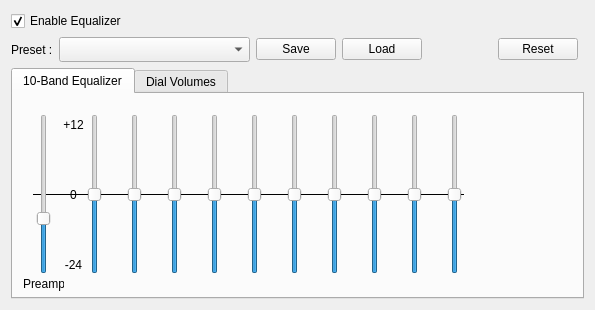
<?xml version="1.0" encoding="UTF-8"?>
<ui version="4.0">
 <class>Equalizer</class>
 <widget class="QWidget" name="Equalizer">
  <property name="geometry">
   <rect>
    <x>0</x>
    <y>0</y>
    <width>486</width>
    <height>293</height>
   </rect>
  </property>
  <property name="windowTitle">
   <string>Form</string>
  </property>
  <layout class="QGridLayout" name="gridLayout">
   <item row="1" column="1">
    <widget class="QComboBox" name="comboBox">
     <property name="minimumSize">
      <size>
       <width>191</width>
       <height>25</height>
      </size>
     </property>
    </widget>
   </item>
   <item row="0" column="0" colspan="2">
    <widget class="QCheckBox" name="enabled">
     <property name="text">
      <string>Enable Equalizer</string>
     </property>
     <property name="checked">
      <bool>true</bool>
     </property>
    </widget>
   </item>
   <item row="1" column="2">
    <widget class="QPushButton" name="pushButton">
     <property name="text">
      <string>Save</string>
     </property>
    </widget>
   </item>
   <item row="1" column="5">
    <widget class="QPushButton" name="reset">
     <property name="text">
      <string>Reset</string>
     </property>
    </widget>
   </item>
   <item row="1" column="0">
    <widget class="QLabel" name="label">
     <property name="text">
      <string>Preset :</string>
     </property>
    </widget>
   </item>
   <item row="1" column="4">
    <spacer name="horizontalSpacer">
     <property name="orientation">
      <enum>Qt::Horizontal</enum>
     </property>
     <property name="sizeType">
      <enum>QSizePolicy::Fixed</enum>
     </property>
     <property name="sizeHint" stdset="0">
      <size>
       <width>64</width>
       <height>20</height>
      </size>
     </property>
    </spacer>
   </item>
   <item row="1" column="6">
    <spacer name="horizontalSpacer_2">
     <property name="orientation">
      <enum>Qt::Horizontal</enum>
     </property>
     <property name="sizeHint" stdset="0">
      <size>
       <width>28</width>
       <height>20</height>
      </size>
     </property>
    </spacer>
   </item>
   <item row="1" column="3">
    <widget class="QPushButton" name="pushButton_2">
     <property name="text">
      <string>Load</string>
     </property>
    </widget>
   </item>
   <item row="2" column="0" colspan="7">
    <widget class="QTabWidget" name="tabWidget">
     <property name="minimumSize">
      <size>
       <width>477</width>
       <height>231</height>
      </size>
     </property>
     <property name="currentIndex">
      <number>0</number>
     </property>
     <widget class="QWidget" name="tabWidgetPage1_2">
      <attribute name="title">
       <string>10-Band Equalizer</string>
      </attribute>
      <widget class="QSlider" name="eq_0">
       <property name="geometry">
        <rect>
         <x>70</x>
         <y>20</y>
         <width>23</width>
         <height>160</height>
        </rect>
       </property>
       <property name="minimum">
        <number>-24</number>
       </property>
       <property name="maximum">
        <number>24</number>
       </property>
       <property name="value">
        <number>0</number>
       </property>
       <property name="orientation">
        <enum>Qt::Vertical</enum>
       </property>
      </widget>
      <widget class="QSlider" name="eq_1">
       <property name="geometry">
        <rect>
         <x>110</x>
         <y>20</y>
         <width>23</width>
         <height>160</height>
        </rect>
       </property>
       <property name="minimum">
        <number>-24</number>
       </property>
       <property name="maximum">
        <number>24</number>
       </property>
       <property name="value">
        <number>0</number>
       </property>
       <property name="orientation">
        <enum>Qt::Vertical</enum>
       </property>
      </widget>
      <widget class="QSlider" name="eq_2">
       <property name="geometry">
        <rect>
         <x>150</x>
         <y>20</y>
         <width>23</width>
         <height>160</height>
        </rect>
       </property>
       <property name="minimum">
        <number>-24</number>
       </property>
       <property name="maximum">
        <number>24</number>
       </property>
       <property name="value">
        <number>0</number>
       </property>
       <property name="orientation">
        <enum>Qt::Vertical</enum>
       </property>
      </widget>
      <widget class="QSlider" name="eq_3">
       <property name="geometry">
        <rect>
         <x>190</x>
         <y>20</y>
         <width>23</width>
         <height>160</height>
        </rect>
       </property>
       <property name="minimum">
        <number>-24</number>
       </property>
       <property name="maximum">
        <number>24</number>
       </property>
       <property name="value">
        <number>0</number>
       </property>
       <property name="orientation">
        <enum>Qt::Vertical</enum>
       </property>
      </widget>
      <widget class="QSlider" name="eq_4">
       <property name="geometry">
        <rect>
         <x>230</x>
         <y>20</y>
         <width>23</width>
         <height>160</height>
        </rect>
       </property>
       <property name="minimum">
        <number>-24</number>
       </property>
       <property name="maximum">
        <number>24</number>
       </property>
       <property name="value">
        <number>0</number>
       </property>
       <property name="orientation">
        <enum>Qt::Vertical</enum>
       </property>
      </widget>
      <widget class="QSlider" name="eq_5">
       <property name="geometry">
        <rect>
         <x>270</x>
         <y>20</y>
         <width>23</width>
         <height>160</height>
        </rect>
       </property>
       <property name="minimum">
        <number>-24</number>
       </property>
       <property name="maximum">
        <number>24</number>
       </property>
       <property name="value">
        <number>0</number>
       </property>
       <property name="orientation">
        <enum>Qt::Vertical</enum>
       </property>
      </widget>
      <widget class="QSlider" name="eq_6">
       <property name="geometry">
        <rect>
         <x>310</x>
         <y>20</y>
         <width>23</width>
         <height>160</height>
        </rect>
       </property>
       <property name="minimum">
        <number>-24</number>
       </property>
       <property name="maximum">
        <number>24</number>
       </property>
       <property name="value">
        <number>0</number>
       </property>
       <property name="orientation">
        <enum>Qt::Vertical</enum>
       </property>
      </widget>
      <widget class="QSlider" name="eq_7">
       <property name="geometry">
        <rect>
         <x>350</x>
         <y>20</y>
         <width>23</width>
         <height>160</height>
        </rect>
       </property>
       <property name="minimum">
        <number>-24</number>
       </property>
       <property name="maximum">
        <number>24</number>
       </property>
       <property name="value">
        <number>0</number>
       </property>
       <property name="orientation">
        <enum>Qt::Vertical</enum>
       </property>
      </widget>
      <widget class="QSlider" name="eq_8">
       <property name="geometry">
        <rect>
         <x>390</x>
         <y>20</y>
         <width>23</width>
         <height>160</height>
        </rect>
       </property>
       <property name="minimum">
        <number>-24</number>
       </property>
       <property name="maximum">
        <number>24</number>
       </property>
       <property name="value">
        <number>0</number>
       </property>
       <property name="orientation">
        <enum>Qt::Vertical</enum>
       </property>
      </widget>
      <widget class="QSlider" name="eq_9">
       <property name="geometry">
        <rect>
         <x>430</x>
         <y>20</y>
         <width>23</width>
         <height>160</height>
        </rect>
       </property>
       <property name="minimum">
        <number>-24</number>
       </property>
       <property name="maximum">
        <number>24</number>
       </property>
       <property name="value">
        <number>0</number>
       </property>
       <property name="orientation">
        <enum>Qt::Vertical</enum>
       </property>
      </widget>
      <widget class="QSlider" name="preamp">
       <property name="geometry">
        <rect>
         <x>20</x>
         <y>20</y>
         <width>21</width>
         <height>160</height>
        </rect>
       </property>
       <property name="minimum">
        <number>-12</number>
       </property>
       <property name="maximum">
        <number>12</number>
       </property>
       <property name="value">
        <number>-4</number>
       </property>
       <property name="orientation">
        <enum>Qt::Vertical</enum>
       </property>
      </widget>
      <widget class="QLabel" name="label_10">
       <property name="geometry">
        <rect>
         <x>10</x>
         <y>180</y>
         <width>41</width>
         <height>20</height>
        </rect>
       </property>
       <property name="text">
        <string>Preamp</string>
       </property>
      </widget>
      <widget class="Line" name="line_2">
       <property name="geometry">
        <rect>
         <x>20</x>
         <y>90</y>
         <width>431</width>
         <height>21</height>
        </rect>
       </property>
       <property name="frameShadow">
        <enum>QFrame::Plain</enum>
       </property>
       <property name="lineWidth">
        <number>1</number>
       </property>
       <property name="midLineWidth">
        <number>0</number>
       </property>
       <property name="orientation">
        <enum>Qt::Horizontal</enum>
       </property>
      </widget>
      <widget class="QLabel" name="label_11">
       <property name="geometry">
        <rect>
         <x>50</x>
         <y>90</y>
         <width>21</width>
         <height>21</height>
        </rect>
       </property>
       <property name="text">
        <string>0</string>
       </property>
       <property name="alignment">
        <set>Qt::AlignCenter</set>
       </property>
      </widget>
      <widget class="QLabel" name="label_12">
       <property name="geometry">
        <rect>
         <x>50</x>
         <y>20</y>
         <width>21</width>
         <height>21</height>
        </rect>
       </property>
       <property name="text">
        <string>+12</string>
       </property>
       <property name="alignment">
        <set>Qt::AlignCenter</set>
       </property>
      </widget>
      <widget class="QLabel" name="label_13">
       <property name="geometry">
        <rect>
         <x>50</x>
         <y>160</y>
         <width>21</width>
         <height>21</height>
        </rect>
       </property>
       <property name="text">
        <string>-24</string>
       </property>
       <property name="alignment">
        <set>Qt::AlignCenter</set>
       </property>
      </widget>
      <zorder>line_2</zorder>
      <zorder>eq_0</zorder>
      <zorder>eq_1</zorder>
      <zorder>eq_2</zorder>
      <zorder>eq_3</zorder>
      <zorder>eq_4</zorder>
      <zorder>eq_5</zorder>
      <zorder>eq_6</zorder>
      <zorder>eq_7</zorder>
      <zorder>eq_8</zorder>
      <zorder>eq_9</zorder>
      <zorder>preamp</zorder>
      <zorder>label_10</zorder>
      <zorder>label_11</zorder>
      <zorder>label_12</zorder>
      <zorder>label_13</zorder>
     </widget>
     <widget class="QWidget" name="tab_2">
      <attribute name="title">
       <string>Dial Volumes</string>
      </attribute>
      <widget class="QDial" name="dial_5">
       <property name="geometry">
        <rect>
         <x>10</x>
         <y>60</y>
         <width>71</width>
         <height>71</height>
        </rect>
       </property>
      </widget>
      <widget class="QDial" name="dial_6">
       <property name="geometry">
        <rect>
         <x>130</x>
         <y>40</y>
         <width>101</width>
         <height>101</height>
        </rect>
       </property>
      </widget>
      <widget class="QDial" name="dial_7">
       <property name="geometry">
        <rect>
         <x>240</x>
         <y>50</y>
         <width>101</width>
         <height>91</height>
        </rect>
       </property>
      </widget>
      <widget class="QDial" name="dial_8">
       <property name="geometry">
        <rect>
         <x>350</x>
         <y>40</y>
         <width>101</width>
         <height>101</height>
        </rect>
       </property>
      </widget>
      <widget class="QLabel" name="label_14">
       <property name="geometry">
        <rect>
         <x>10</x>
         <y>130</y>
         <width>71</width>
         <height>20</height>
        </rect>
       </property>
       <property name="text">
        <string>Preamp</string>
       </property>
       <property name="alignment">
        <set>Qt::AlignCenter</set>
       </property>
      </widget>
      <widget class="QLabel" name="label_15">
       <property name="geometry">
        <rect>
         <x>130</x>
         <y>140</y>
         <width>101</width>
         <height>20</height>
        </rect>
       </property>
       <property name="text">
        <string>Bass</string>
       </property>
       <property name="alignment">
        <set>Qt::AlignCenter</set>
       </property>
      </widget>
      <widget class="QLabel" name="label_16">
       <property name="geometry">
        <rect>
         <x>240</x>
         <y>140</y>
         <width>101</width>
         <height>20</height>
        </rect>
       </property>
       <property name="text">
        <string>Medium</string>
       </property>
       <property name="alignment">
        <set>Qt::AlignCenter</set>
       </property>
      </widget>
      <widget class="QLabel" name="label_17">
       <property name="geometry">
        <rect>
         <x>350</x>
         <y>140</y>
         <width>101</width>
         <height>20</height>
        </rect>
       </property>
       <property name="text">
        <string>Trebble</string>
       </property>
       <property name="alignment">
        <set>Qt::AlignCenter</set>
       </property>
      </widget>
     </widget>
    </widget>
   </item>
  </layout>
 </widget>
 <resources/>
 <connections/>
</ui>
